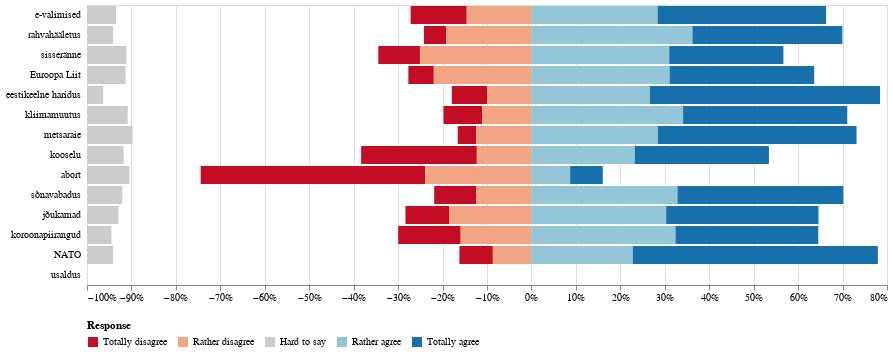

Write notebook code for a chart like this one.
### Code cell
args = {
    'res_col' : 'wedge',
    'factor_cols': [],  'filter': {},
    'plot': 'likert_bars',
}
assert args['plot'] in matching_plots(args,full_df,data_meta)
fdf = get_filtered_data(full_df, data_meta, **args)
create_plot(fdf,data_meta,**args).properties(width = 800)

### Figure 1 — Vega-Lite specification as saved in the notebook (floating-point values rounded to 4 significant figures)
{"config": {"view": {"continuousWidth": 300, "continuousHeight": 300}}, "data": {"name": "data-eb9c1a49bbd595645e17f6a89b6ec333"}, "mark": {"type": "bar"}, "encoding": {"color": {"field": "wedge", "legend": {"orient": "bottom", "title": "Response"}, "scale": {"domain": ["Totally disagree", "Rather disagree", "Hard to say", "Rather agree", "Totally agree"], "range": ["#c30d24", "#f3a583", "#cccccc", "#94c6da", "#1770ab"]}, "type": "nominal"}, "tooltip": [{"field": "question", "type": "nominal"}, {"field": "wedge", "type": "ordinal"}, {"field": "percent", "format": ".1%", "title": "percent", "type": "quantitative"}], "x": {"axis": {"format": "%", "title": null}, "field": "start", "type": "quantitative"}, "x2": {"field": "end"}, "y": {"axis": {"domain": false, "minExtent": 60, "offset": 5, "ticks": false, "title": null}, "field": "question", "sort": ["e-valimised", "rahvahääletus", "sisseränne", "Euroopa Liit", "eestikeelne haridus", "kliimamuutus", "metsaraie", "kooselu", "abort", "sõnavabadus", "jõukamad", "koroonapiirangud", "NATO", "usaldus"], "type": "nominal"}}, "width": 800, "$schema": "https://vega.github.io/schema/vega-lite/v5.15.1.json", "datasets": {"data-eb9c1a49bbd595645e17f6a89b6ec333": [{"question": "e-valimised", "wedge": "Totally disagree", "percent": 0.1262, "end": -0.1456, "start": -0.2718}, {"question": "e-valimised", "wedge": "Rather disagree", "percent": 0.1456, "end": 0.0, "start": -0.1456}, {"question": "e-valimised", "wedge": "Rather agree", "percent": 0.284, "end": 0.284, "start": -0.0}, {"question": "e-valimised", "wedge": "Totally agree", "percent": 0.379, "end": 0.6629, "start": 0.284}, {"question": "e-valimised", "wedge": "Hard to say", "percent": 0.06524, "end": -0.9348, "start": -1.0}, {"question": "rahvahääletus", "wedge": "Totally disagree", "percent": 0.05042, "end": -0.1913, "start": -0.2417}, {"question": "rahvahääletus", "wedge": "Rather disagree", "percent": 0.1913, "end": 0.0, "start": -0.1913}, {"question": "rahvahääletus", "wedge": "Rather agree", "percent": 0.3622, "end": 0.3622, "start": -0.0}, {"question": "rahvahääletus", "wedge": "Totally agree", "percent": 0.3374, "end": 0.6996, "start": 0.3622}, {"question": "rahvahääletus", "wedge": "Hard to say", "percent": 0.05868, "end": -0.9413, "start": -1.0}, {"question": "sisseränne", "wedge": "Totally disagree", "percent": 0.09372, "end": -0.2508, "start": -0.3446}, {"question": "sisseränne", "wedge": "Rather disagree", "percent": 0.2508, "end": 0.0, "start": -0.2508}, {"question": "sisseränne", "wedge": "Rather agree", "percent": 0.31, "end": 0.31, "start": -0.0}, {"question": "sisseränne", "wedge": "Totally agree", "percent": 0.2569, "end": 0.5669, "start": 0.31}, {"question": "sisseränne", "wedge": "Hard to say", "percent": 0.08856, "end": -0.9114, "start": -1.0}, {"question": "Euroopa Liit", "wedge": "Totally disagree", "percent": 0.05724, "end": -0.2197, "start": -0.2769}, {"question": "Euroopa Liit", "wedge": "Rather disagree", "percent": 0.2197, "end": 0.0, "start": -0.2197}, {"question": "Euroopa Liit", "wedge": "Rather agree", "percent": 0.3108, "end": 0.3108, "start": -0.0}, {"question": "Euroopa Liit", "wedge": "Totally agree", "percent": 0.3254, "end": 0.6362, "start": 0.3108}, {"question": "Euroopa Liit", "wedge": "Hard to say", "percent": 0.08686, "end": -0.9131, "start": -1.0}, {"question": "eestikeelne haridus", "wedge": "Totally disagree", "percent": 0.07928, "end": -0.09988, "start": -0.1792}, {"question": "eestikeelne haridus", "wedge": "Rather disagree", "percent": 0.09988, "end": 0.0, "start": -0.09988}, {"question": "eestikeelne haridus", "wedge": "Rather agree", "percent": 0.2666, "end": 0.2666, "start": -0.0}, {"question": "eestikeelne haridus", "wedge": "Totally agree", "percent": 0.5178, "end": 0.7844, "start": 0.2666}, {"question": "eestikeelne haridus", "wedge": "Hard to say", "percent": 0.03646, "end": -0.9635, "start": -1.0}, {"question": "kliimamuutus", "wedge": "Totally disagree", "percent": 0.08722, "end": -0.1106, "start": -0.1978}, {"question": "kliimamuutus", "wedge": "Rather disagree", "percent": 0.1106, "end": 0.0, "start": -0.1106}, {"question": "kliimamuutus", "wedge": "Rather agree", "percent": 0.3412, "end": 0.3412, "start": -0.0}, {"question": "kliimamuutus", "wedge": "Totally agree", "percent": 0.3693, "end": 0.7105, "start": 0.3412}, {"question": "kliimamuutus", "wedge": "Hard to say", "percent": 0.09166, "end": -0.9083, "start": -1.0}, {"question": "metsaraie", "wedge": "Totally disagree", "percent": 0.04136, "end": -0.1245, "start": -0.1658}, {"question": "metsaraie", "wedge": "Rather disagree", "percent": 0.1245, "end": 0.0, "start": -0.1245}, {"question": "metsaraie", "wedge": "Rather agree", "percent": 0.2844, "end": 0.2844, "start": -0.0}, {"question": "metsaraie", "wedge": "Totally agree", "percent": 0.447, "end": 0.7314, "start": 0.2844}, {"question": "metsaraie", "wedge": "Hard to say", "percent": 0.1028, "end": -0.8972, "start": -1.0}, {"question": "kooselu", "wedge": "Totally disagree", "percent": 0.2602, "end": -0.1229, "start": -0.3831}, {"question": "kooselu", "wedge": "Rather disagree", "percent": 0.1229, "end": 0.0, "start": -0.1229}, {"question": "kooselu", "wedge": "Rather agree", "percent": 0.2325, "end": 0.2325, "start": -0.0}, {"question": "kooselu", "wedge": "Totally agree", "percent": 0.3019, "end": 0.5344, "start": 0.2325}, {"question": "kooselu", "wedge": "Hard to say", "percent": 0.0825, "end": -0.9175, "start": -1.0}, {"question": "abort", "wedge": "Totally disagree", "percent": 0.5051, "end": -0.2391, "start": -0.7442}, {"question": "abort", "wedge": "Rather disagree", "percent": 0.2391, "end": 0.0, "start": -0.2391}, {"question": "abort", "wedge": "Rather agree", "percent": 0.08708, "end": 0.08708, "start": -0.0}, {"question": "abort", "wedge": "Totally agree", "percent": 0.07338, "end": 0.1605, "start": 0.08708}, {"question": "abort", "wedge": "Hard to say", "percent": 0.09538, "end": -0.9046, "start": -1.0}, {"question": "sõnavabadus", "wedge": "Totally disagree", "percent": 0.09472, "end": -0.1241, "start": -0.2188}, {"question": "sõnavabadus", "wedge": "Rather disagree", "percent": 0.1241, "end": 0.0, "start": -0.1241}, {"question": "sõnavabadus", "wedge": "Rather agree", "percent": 0.3285, "end": 0.3285, "start": -0.0}, {"question": "sõnavabadus", "wedge": "Totally agree", "percent": 0.3732, "end": 0.7017, "start": 0.3285}, {"question": "sõnavabadus", "wedge": "Hard to say", "percent": 0.07954, "end": -0.9205, "start": -1.0}, {"question": "jõukamad", "wedge": "Totally disagree", "percent": 0.09838, "end": -0.185, "start": -0.2834}, {"question": "jõukamad", "wedge": "Rather disagree", "percent": 0.185, "end": 0.0, "start": -0.185}, {"question": "jõukamad", "wedge": "Rather agree", "percent": 0.3032, "end": 0.3032, "start": -0.0}, {"question": "jõukamad", "wedge": "Totally agree", "percent": 0.3426, "end": 0.6458, "start": 0.3032}, {"question": "jõukamad", "wedge": "Hard to say", "percent": 0.07074, "end": -0.9293, "start": -1.0}, {"question": "koroonapiirangud", "wedge": "Totally disagree", "percent": 0.1406, "end": -0.1592, "start": -0.2998}, {"question": "koroonapiirangud", "wedge": "Rather disagree", "percent": 0.1592, "end": 0.0, "start": -0.1592}, {"question": "koroonapiirangud", "wedge": "Rather agree", "percent": 0.324, "end": 0.324, "start": -0.0}, {"question": "koroonapiirangud", "wedge": "Totally agree", "percent": 0.3213, "end": 0.6453, "start": 0.324}, {"question": "koroonapiirangud", "wedge": "Hard to say", "percent": 0.05486, "end": -0.9451, "start": -1.0}, {"question": "NATO", "wedge": "Totally disagree", "percent": 0.07524, "end": -0.0868, "start": -0.162}, {"question": "NATO", "wedge": "Rather disagree", "percent": 0.0868, "end": 0.0, "start": -0.0868}, {"question": "NATO", "wedge": "Rather agree", "percent": 0.2279, "end": 0.2279, "start": -0.0}, {"question": "NATO", "wedge": "Totally agree", "percent": 0.5515, "end": 0.7794, "start": 0.2279}, {"question": "NATO", "wedge": "Hard to say", "percent": 0.05858, "end": -0.9414, "start": -1.0}, {"question": "usaldus", "wedge": "Totally disagree", "percent": 0.0, "end": 0.0, "start": -0.0}, {"question": "usaldus", "wedge": "Rather disagree", "percent": 0.0, "end": 0.0, "start": -0.0}, {"question": "usaldus", "wedge": "Rather agree", "percent": 0.0, "end": 0.0, "start": -0.0}, {"question": "usaldus", "wedge": "Totally agree", "percent": 0.0, "end": 0.0, "start": -0.0}, {"question": "usaldus", "wedge": "Hard to say", "percent": 0.0, "end": -1.0, "start": -1.0}]}}
